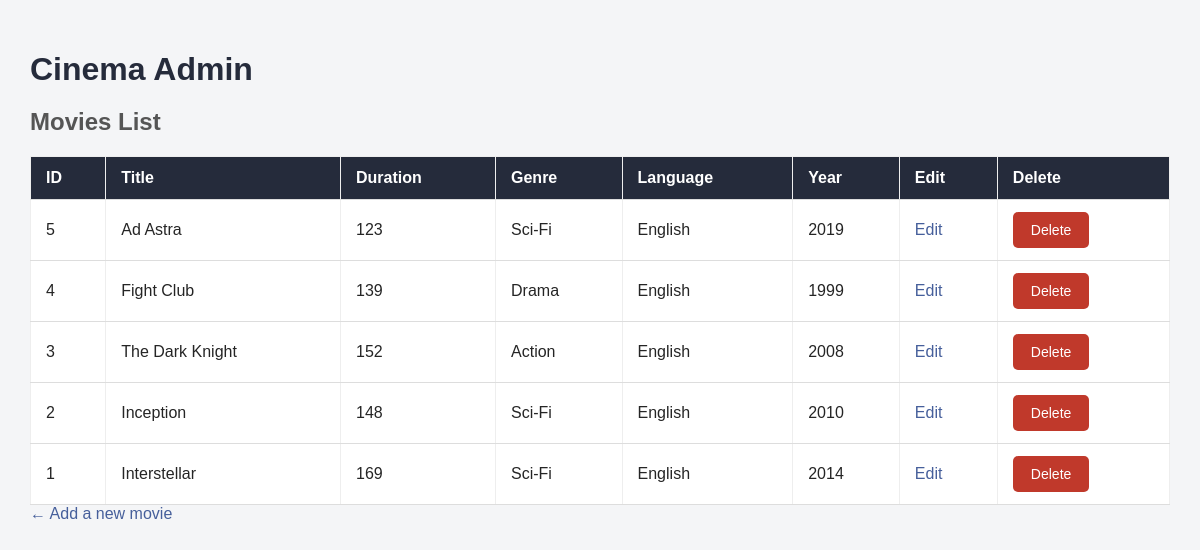
The page / on the database its author committed.
### tables this page shows
CREATE TABLE `movies` (
  `id` bigint unsigned NOT NULL AUTO_INCREMENT,
  `title` varchar(150) NOT NULL,
  `duration_min` smallint unsigned NOT NULL,
  `genre` varchar(50) NOT NULL,
  `language` varchar(50) NOT NULL,
  `release_year` year NOT NULL,
  `created_at` timestamp NULL DEFAULT CURRENT_TIMESTAMP,
  PRIMARY KEY (`id`)
);

### index.php (the view, shortened to what this page needs)
<?php
    require_once "config/database.php";
    $sql="SELECT * FROM movies ORDER BY id DESC";
    $stmt=$pdo->query($sql);
    $movies=$stmt->fetchAll(PDO::FETCH_ASSOC);
?>
<!DOCTYPE html>
<html lang="en">
<head>
    <link rel="stylesheet" href="style.css">
</head>
<body>
    <h1>Cinema Admin</h1>
    <h2>Movies List</h2>
    <table border="1" cellpadding="10">
        <tr>
            <th>ID</th>
            <th>Title</th>
            <th>Duration</th>
            <th>Genre</th>
            <th>Language</th>
            <th>Year</th>
            <th>Edit</th>
            <th>Delete</th>
        </tr>
        <?php foreach($movies as $movie):?>
        <tr>
            <td><?= $movie['id'] ?></td>
            <td><?= htmlspecialchars($movie['title']) ?></td>
            <td><?= $movie['duration_min'] ?></td>
            <td><?= htmlspecialchars($movie['genre']) ?></td>
            <td><?= htmlspecialchars($movie['language']) ?></td>
            <td><?= $movie['release_year'] ?></td>
            <td>
                <a href="edit.php?id=<?= $movie['id'] ?>">Edit</a>
            </td>
            <td>
                <form action="delete.php" method="POST">
                    <button type="submit" onclick="return confirm('Are you sure you want to delete this movie?')">
                        Delete
                    </button>
                </form>
            </td>
        </tr>
        <?php endforeach;?>
    </table>
    <a href="add.php">&larr; Add a new movie</a>
</body>
</html>

### style.css (style rules this page uses)
* { box-sizing: border-box; }
body { font-family: Arial, sans-serif; background-color: #f4f5f7; color: #252525; margin: 0; padding: 30px; }
h1 { color: #252b3b; margin-bottom: 10px; }
h2 { color: #555; margin-bottom: 20px; }
table { width: 100%; border-collapse: collapse; background-color: white; margin-top: 20px; border: 0; }
th { background-color: #252b3b; color: white; text-align: left; }
th, td { padding: 12px 15px; border-bottom: 1px solid #ddd; }
a { color: #465f9b; text-decoration: none; }
form { max-width: 500px; margin-top: 20px; }
button { background-color: #35466b; color: white; border: none; padding: 10px 18px; border-radius: 5px; cursor: pointer; font-size: 14px; }
td form { display: inline; margin: 0; }
td button { background-color: #c0392b; }

### rows shown on the page
movies: id "5", title "Ad Astra", duration_min "123", genre "Sci-Fi", language "English", release_year "2019"
movies: id "4", title "Fight Club", duration_min "139", genre "Drama", language "English", release_year "1999"
movies: id "3", title "The Dark Knight", duration_min "152", genre "Action", language "English", release_year "2008"
movies: id "2", title "Inception", duration_min "148", genre "Sci-Fi", language "English", release_year "2010"
movies: id "1", title "Interstellar", duration_min "169", genre "Sci-Fi", language "English", release_year "2014"
